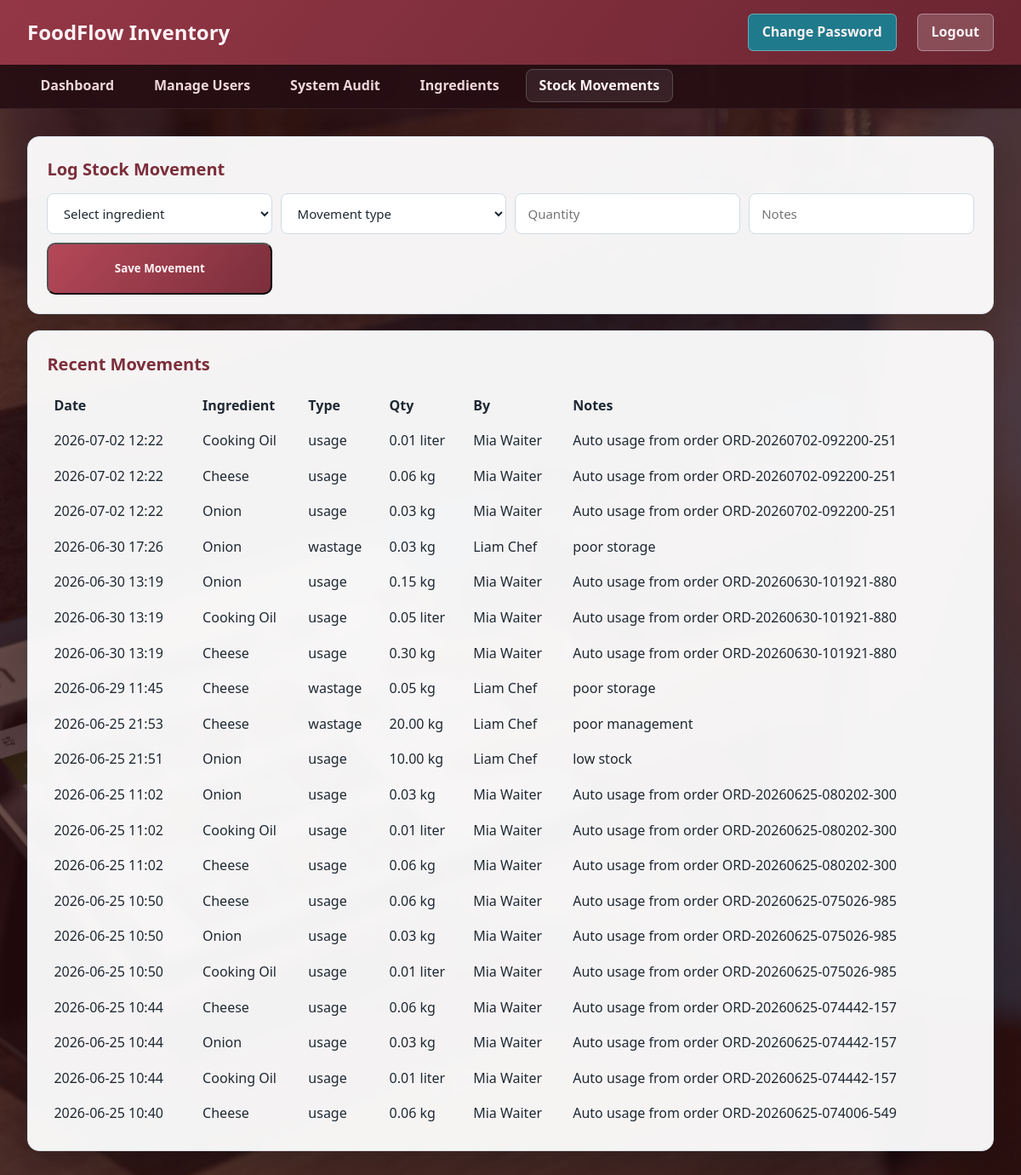
Before: /roles/stock_movements.php (signed in) with the older database file.
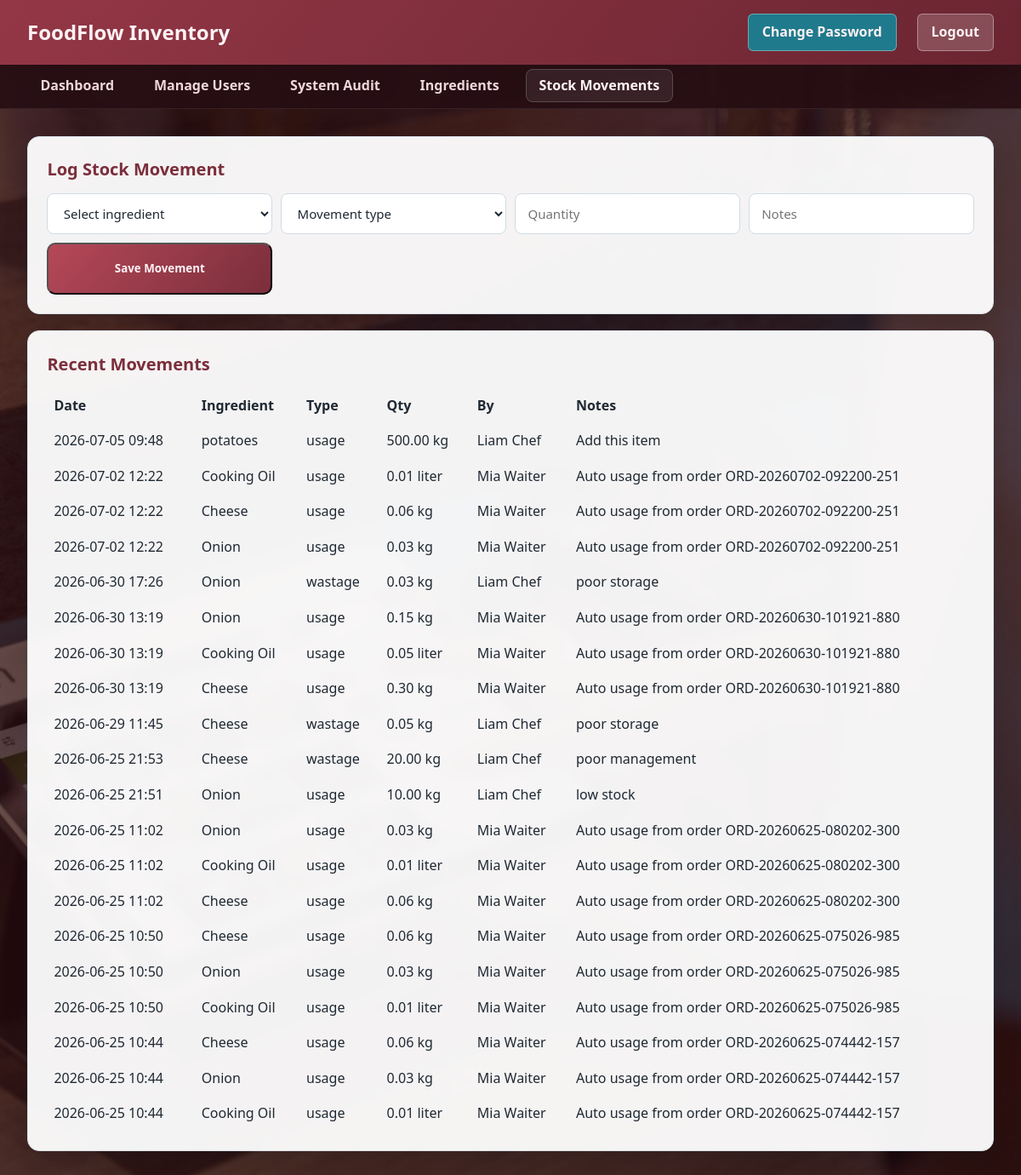
After: the same page with the newer database file.
### tables this page shows
CREATE TABLE `stock_movements` (
  `id` int NOT NULL AUTO_INCREMENT,
  `ingredient_id` int NOT NULL,
  `movement_type` enum('stock_in','usage','adjustment','wastage') NOT NULL,
  `quantity` decimal(10,2) NOT NULL,
  `reference_type` enum('purchase','order','manual','wastage') DEFAULT 'manual',
  `reference_id` int DEFAULT NULL,
  `notes` varchar(255) DEFAULT NULL,
  `created_by` int NOT NULL,
  `created_at` timestamp NULL DEFAULT CURRENT_TIMESTAMP,
  PRIMARY KEY (`id`),
  KEY `ingredient_id` (`ingredient_id`),
  KEY `created_by` (`created_by`),
  CONSTRAINT `stock_movements_ibfk_1` FOREIGN KEY (`ingredient_id`) REFERENCES `ingredients` (`id`) ON DELETE RESTRICT,
  CONSTRAINT `stock_movements_ibfk_2` FOREIGN KEY (`created_by`) REFERENCES `users` (`id`) ON DELETE RESTRICT
);

CREATE TABLE `ingredients` (
  `id` int NOT NULL AUTO_INCREMENT,
  `name` varchar(120) NOT NULL,
  `category` varchar(80) DEFAULT NULL,
  `unit` varchar(20) NOT NULL,
  `current_stock` decimal(10,2) NOT NULL DEFAULT '0.00',
  `reorder_level` decimal(10,2) NOT NULL DEFAULT '0.00',
  `unit_cost` decimal(10,2) NOT NULL DEFAULT '0.00',
  `is_active` tinyint(1) DEFAULT '1',
  `created_at` timestamp NULL DEFAULT CURRENT_TIMESTAMP,
  `updated_at` timestamp NULL DEFAULT CURRENT_TIMESTAMP ON UPDATE CURRENT_TIMESTAMP,
  PRIMARY KEY (`id`)
);

CREATE TABLE `users` (
  `id` int NOT NULL AUTO_INCREMENT,
  `name` varchar(100) NOT NULL,
  `email` varchar(100) NOT NULL,
  `password` varchar(255) NOT NULL,
  `phone` varchar(20) DEFAULT NULL,
  `role` enum('admin','waiter','chef','manager') NOT NULL,
  `is_active` tinyint(1) DEFAULT '1',
  `created_at` timestamp NULL DEFAULT CURRENT_TIMESTAMP,
  `updated_at` timestamp NULL DEFAULT CURRENT_TIMESTAMP ON UPDATE CURRENT_TIMESTAMP,
  PRIMARY KEY (`id`),
  UNIQUE KEY `email` (`email`)
);

### roles/stock_movements.php (the view, shortened to what this page needs)
<?php
$role = (string)($_SESSION['role'] ?? '');
$conn = new mysqli('localhost', 'root', '1234', 'food_inventory');
$history = $conn->query('SELECT sm.*, i.name AS ingredient_name, i.unit, u.name AS actor
    FROM stock_movements sm
    JOIN ingredients i ON sm.ingredient_id=i.id
    JOIN users u ON sm.created_by=u.id
    ORDER BY sm.created_at DESC
    LIMIT 20');
$isAdmin = $role === 'admin';
?>
<!DOCTYPE html>
<html lang="en"><head><meta charset="UTF-8"><meta name="viewport" content="width=device-width, initial-scale=1.0"><title>Stock Movements - FoodFlow</title><link rel="stylesheet" href="roles_styles.css"></head>
<body class="dashboard-photo <?php echo $isAdmin ? 'dashboard-admin' : 'dashboard-manager'; ?>">
<nav class="navbar"><div class="navbar-brand">FoodFlow Inventory</div><div class="navbar-user"><a href="../auth/change_password.php" class="logout-btn" style="margin-right:8px;background:#1f7a8c;">Change Password</a><a href="../auth/logout.php" class="logout-btn">Logout</a></div></nav>
<nav class="admin-nav"><ul class="admin-nav-links"><?php if ($isAdmin): ?><li><a href="../admin/admin_dashboard.php">Dashboard</a></li><li><a href="../admin/manage_users.php">Manage Users</a></li><li><a href="../admin/system_audit.php">System Audit</a></li><?php else: ?><li><a href="manager_dashboard.php">Dashboard</a></li><li><a href="manager_controls.php">Thresholds &amp; Approvals</a></li><li><a href="manager_reports.php">Reports</a></li><?php endif; ?><li><a href="ingredients.php">Ingredients</a></li><li><a href="stock_movements.php" class="active">Stock Movements</a></li></ul></nav>
<div class="container">
    <div class="card">
        <h3> Log Stock Movement</h3>
        <form method="POST" style="display:grid;grid-template-columns:repeat(4,minmax(150px,1fr));gap:10px;">
            <select name="ingredient_id" required>
                <option value="">Select ingredient</option>
            </select>
            <select name="movement_type" required>
                <option value="">Movement type</option>
            </select>
            <input type="number" step="0.01" name="quantity" placeholder="Quantity" required>
            <input type="text" name="notes" placeholder="Notes">
            <button type="submit" class="action-btn">Save Movement</button>
        </form>
    </div>
    <div class="card" style="margin-top:16px;">
        <h3> Recent Movements</h3>
        <div style="overflow-x:auto;">
            <table style="width:100%;border-collapse:collapse;">
                <thead><tr><th style="text-align:left;padding:8px;">Date</th><th style="text-align:left;padding:8px;">Ingredient</th><th style="text-align:left;padding:8px;">Type</th><th style="text-align:left;padding:8px;">Qty</th><th style="text-align:left;padding:8px;">By</th><th style="text-align:left;padding:8px;">Notes</th></tr></thead>
                <tbody>
                <?php while($m = $history->fetch_assoc()): ?>
                    <tr>
                        <td style="padding:8px;"><?php echo date('Y-m-d H:i', strtotime($m['created_at'])); ?></td>
                        <td style="padding:8px;"><?php echo htmlspecialchars($m['ingredient_name']); ?></td>
                        <td style="padding:8px;"><?php echo htmlspecialchars($m['movement_type']); ?></td>
                        <td style="padding:8px;"><?php echo number_format((float)$m['quantity'],2) . ' ' . htmlspecialchars($m['unit']); ?></td>
                        <td style="padding:8px;"><?php echo htmlspecialchars($m['actor']); ?></td>
                        <td style="padding:8px;"><?php echo htmlspecialchars((string)$m['notes']); ?></td>
                    </tr>
                <?php endwhile; ?>
                </tbody>
            </table>
        </div>
    </div>
</div>
</body></html>

### roles/roles_styles.css (style rules this page uses)
* { margin: 0; padding: 0; box-sizing: border-box; font-family: 'Segoe UI', Tahoma, Geneva, Verdana, sans-serif; }
:root { --text: #1f2933; --muted: #546476; --surface: #ffffff; --surface-soft: #f5f8fb; --border: #d8e1ea; --overlay-a: rgba(8, 18, 28, 0.78); --overlay-b: rgba(10, 22, 36, 0.56); --accent-1: #b48a36; --accent-2: #3f7c87; --accent-3: #e6c276; --accent-contrast: #102129; --nav-bg-1: #b48a36; --nav-bg-2: #3f7c87; --nav-text: #f7fafc; --subnav-bg: rgba(15, 32, 42, 0.86); --subnav-text: #d7e3ed; --btn-primary-1: #b48a36; --btn-primary-2: #3f7c87; --btn-primary-text: #f7fafc; --role-pill-1: #c9a256; --role-pill-2: #7db1ba; --role-pill-text: #1a2830; --status-pending-bg: #fff4d2; --status-pending-text: #6d520f; --status-served-bg: #d7f2e1; --status-served-text: #145c3a; --status-cancel-bg: #f8d5d9; --status-cancel-text: #7a2330; }
body { background: var(--surface-soft); color: var(--text); line-height: 1.6; }
body.dashboard-photo { min-height: 100vh; background-size: cover; background-position: center; background-repeat: no-repeat; background-attachment: fixed; }
body.dashboard-photo::before { content: ""; position: fixed; inset: 0; background: linear-gradient(145deg, var(--overlay-a) 0%, var(--overlay-b) 58%, var(--overlay-a) 100%); pointer-events: none; z-index: 0; }
body.dashboard-photo .navbar, body.dashboard-photo .admin-nav, body.dashboard-photo .container { position: relative; z-index: 1; }
body.dashboard-admin { background-image: url('../Assets/pexels-imin-technology-276315592-12935088.jpg'); --overlay-a: rgba(34, 10, 14, 0.82); --overlay-b: rgba(53, 16, 20, 0.64); --accent-1: #b54859; --accent-2: #7b2e3b; --accent-3: #f0b7bf; --accent-contrast: #fff3f5; --nav-bg-1: #943746; --nav-bg-2: #6a2531; --nav-text: #fff2f5; --subnav-bg: rgba(38, 14, 19, 0.9); --subnav-text: #f0d7dc; --btn-primary-1: #b54859; --btn-primary-2: #7b2e3b; --btn-primary-text: #fff2f5; --role-pill-1: #d0717f; --role-pill-2: #e8b2bb; --role-pill-text: #361018; }
.navbar { background: linear-gradient(130deg, var(--nav-bg-1) 0%, var(--nav-bg-2) 100%); color: var(--nav-text); padding: 1rem 2rem; display: flex; justify-content: space-between; align-items: center; box-shadow: 0 8px 22px rgba(0, 0, 0, 0.22); }
.navbar-brand { font-size: 1.5rem; font-weight: 700; color: var(--nav-text); }
.navbar-user { display: flex; align-items: center; gap: 1rem; color: var(--nav-text); }
.logout-btn { background: rgba(255, 255, 255, 0.18); color: var(--nav-text); border: 1px solid rgba(255, 255, 255, 0.35); padding: 0.5rem 1rem; border-radius: 6px; cursor: pointer; text-decoration: none; transition: all 0.2s ease; font-weight: 600; }
.admin-nav { background: var(--subnav-bg); padding: 0.8rem 2rem; border-bottom: 1px solid rgba(255, 255, 255, 0.08); }
.admin-nav-links { display: flex; gap: 1rem; list-style: none; flex-wrap: wrap; }
.admin-nav-links a { color: var(--subnav-text); text-decoration: none; padding: 0.45rem 0.9rem; border-radius: 8px; transition: all 0.2s ease; font-weight: 600; border: 1px solid transparent; }
.admin-nav-links a:hover, .admin-nav-links a.active { color: var(--accent-contrast); background: rgba(255, 255, 255, 0.08); border-color: rgba(255, 255, 255, 0.18); }
.container { max-width: 1400px; margin: 2rem auto; padding: 0 2rem; }
.card { background: var(--surface); color: var(--text); padding: 1.4rem; border-radius: 14px; border: 1px solid var(--border); box-shadow: 0 10px 28px rgba(3, 14, 24, 0.18); margin-bottom: 1.2rem; }
body.dashboard-photo .card, body.dashboard-photo .stat-card, body.dashboard-photo .chart-card { background: rgba(255, 255, 255, 0.95); -webkit-backdrop-filter: blur(5px); backdrop-filter: blur(5px); }
.card h1, .card h2, .card h3, .chart-card h4 { color: var(--accent-2); margin-bottom: 0.75rem; }
.card h3 { font-size: 1.25rem; }
.form-group input, .form-group select, .form-group textarea, input, select, textarea { width: 100%; padding: 0.75rem 0.9rem; border: 1px solid #cfdbe6; border-radius: 8px; font-size: 0.94rem; color: var(--text); background: #fff; }
.action-btn { background: linear-gradient(130deg, var(--btn-primary-1) 0%, var(--btn-primary-2) 100%); color: var(--btn-primary-text); padding: 1.2rem; border-radius: 10px; text-decoration: none; text-align: center; font-weight: 700; transition: all 0.2s ease; }

Changed rows visible on the page:
no longer on this page (row unchanged): stock_movements: created_at "2026-06-25 10:40", ingredient.name "Cheese", movement_type "usage", quantity "0.06", ingredient.unit "kg", created_by.name "Mia Waiter", notes "Auto usage from order ORD-20260625-074006-549"
added stock_movements: created_at "2026-07-05 09:48", ingredient.name "potatoes", movement_type "usage", quantity "500.00", ingredient.unit "kg", created_by.name "Liam Chef", notes "Add this item"
